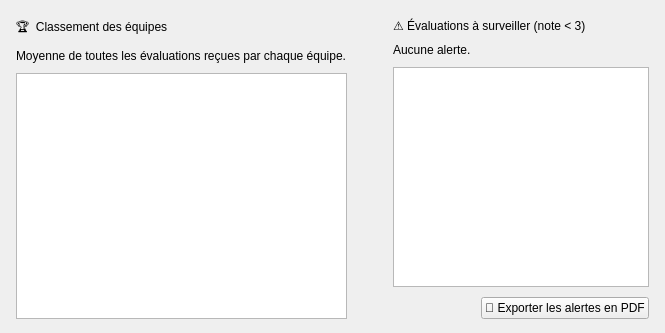
                <widget class="QWidget" name="pageClassement">
                 <layout class="QHBoxLayout" name="layoutPageClassement" stretch="2,3">
                  <property name="spacing">
                   <number>14</number>
                  </property>
                  <property name="leftMargin">
                   <number>0</number>
                  </property>
                  <property name="topMargin">
                   <number>4</number>
                  </property>
                  <property name="rightMargin">
                   <number>0</number>
                  </property>
                  <property name="bottomMargin">
                   <number>0</number>
                  </property>
                  <item>
                   <widget class="QFrame" name="frameClassement">
                    <property name="role" stdset="0">
                     <string>card</string>
                    </property>
                    <layout class="QVBoxLayout" name="layoutClassement" stretch="0,0,1">
                     <property name="spacing">
                      <number>10</number>
                     </property>
                     <property name="leftMargin">
                      <number>16</number>
                     </property>
                     <property name="topMargin">
                      <number>14</number>
                     </property>
                     <property name="rightMargin">
                      <number>16</number>
                     </property>
                     <property name="bottomMargin">
                      <number>14</number>
                     </property>
                     <item>
                      <widget class="QLabel" name="lblTitreClassement">
                       <property name="role" stdset="0">
                        <string>sectionTitle</string>
                       </property>
                       <property name="text">
                        <string>🏆  Classement des équipes</string>
                       </property>
                      </widget>
                     </item>
                     <item>
                      <widget class="QLabel" name="lblSousClassement">
                       <property name="role" stdset="0">
                        <string>muted</string>
                       </property>
                       <property name="text">
                        <string>Moyenne de toutes les évaluations reçues par chaque équipe.</string>
                       </property>
                      </widget>
                     </item>
                     <item>
                      <widget class="QTableView" name="tableClassement">
                       <property name="minimumSize">
                        <size>
                         <width>0</width>
                         <height>220</height>
                        </size>
                       </property>
                       <property name="editTriggers">
                        <set>QAbstractItemView::NoEditTriggers</set>
                       </property>
                       <property name="selectionMode">
                        <enum>QAbstractItemView::SingleSelection</enum>
                       </property>
                       <property name="selectionBehavior">
                        <enum>QAbstractItemView::SelectRows</enum>
                       </property>
                       <property name="showGrid">
                        <bool>false</bool>
                       </property>
                       <property name="alternatingRowColors">
                        <bool>false</bool>
                       </property>
                       <attribute name="verticalHeaderVisible">
                        <bool>false</bool>
                       </attribute>
                       <attribute name="horizontalHeaderStretchLastSection">
                        <bool>true</bool>
                       </attribute>
                      </widget>
                     </item>
                    </layout>
                   </widget>
                  </item>
                  <item>
                   <widget class="QFrame" name="frameAlertes">
                    <property name="role" stdset="0">
                     <string>card</string>
                    </property>
                    <layout class="QVBoxLayout" name="layoutAlertes" stretch="0,0,1,0">
                     <property name="spacing">
                      <number>10</number>
                     </property>
                     <property name="leftMargin">
                      <number>16</number>
                     </property>
                     <property name="topMargin">
                      <number>14</number>
                     </property>
                     <property name="rightMargin">
                      <number>16</number>
                     </property>
                     <property name="bottomMargin">
                      <number>14</number>
                     </property>
                     <item>
                      <widget class="QLabel" name="lblTitreAlertes">
                       <property name="role" stdset="0">
                        <string>sectionTitle</string>
                       </property>
                       <property name="text">
                        <string>⚠  Évaluations à surveiller (note &lt; 3)</string>
                       </property>
                      </widget>
                     </item>
                     <item>
                      <widget class="QLabel" name="lblSousAlertes">
                       <property name="role" stdset="0">
                        <string>muted</string>
                       </property>
                       <property name="text">
                        <string>Aucune alerte.</string>
                       </property>
                       <property name="wordWrap">
                        <bool>true</bool>
                       </property>
                      </widget>
                     </item>
                     <item>
                      <widget class="QTableView" name="tableAlertes">
                       <property name="minimumSize">
                        <size>
                         <width>0</width>
                         <height>220</height>
                        </size>
                       </property>
                       <property name="editTriggers">
                        <set>QAbstractItemView::NoEditTriggers</set>
                       </property>
                       <property name="selectionMode">
                        <enum>QAbstractItemView::SingleSelection</enum>
                       </property>
                       <property name="selectionBehavior">
                        <enum>QAbstractItemView::SelectRows</enum>
                       </property>
                       <property name="showGrid">
                        <bool>false</bool>
                       </property>
                       <property name="alternatingRowColors">
                        <bool>false</bool>
                       </property>
                       <attribute name="verticalHeaderVisible">
                        <bool>false</bool>
                       </attribute>
                       <attribute name="horizontalHeaderStretchLastSection">
                        <bool>true</bool>
                       </attribute>
                      </widget>
                     </item>
                     <item>
                      <layout class="QHBoxLayout" name="layoutBasAlertes">
                       <item>
                        <spacer name="spacerAlertes">
                         <property name="orientation">
                          <enum>Qt::Horizontal</enum>
                         </property>
                         <property name="sizeHint" stdset="0">
                          <size>
                           <width>40</width>
                           <height>10</height>
                          </size>
                         </property>
                        </spacer>
                       </item>
                       <item>
                        <widget class="QPushButton" name="btnPdfAlertes">
                         <property name="cursor">
                          <cursorShape>PointingHandCursor</cursorShape>
                         </property>
                         <property name="role" stdset="0">
                          <string>secondary</string>
                         </property>
                         <property name="text">
                          <string>📄 Exporter les alertes en PDF</string>
                         </property>
                        </widget>
                       </item>
                      </layout>
                     </item>
                    </layout>
                   </widget>
                  </item>
                 </layout>
                </widget>
